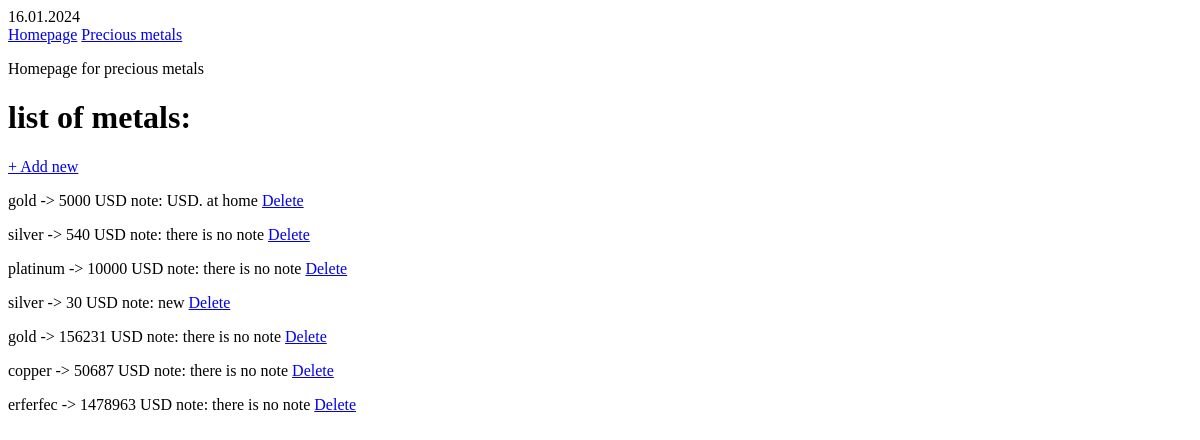
/precious_metal/, run on an earlier commit of the app's database.
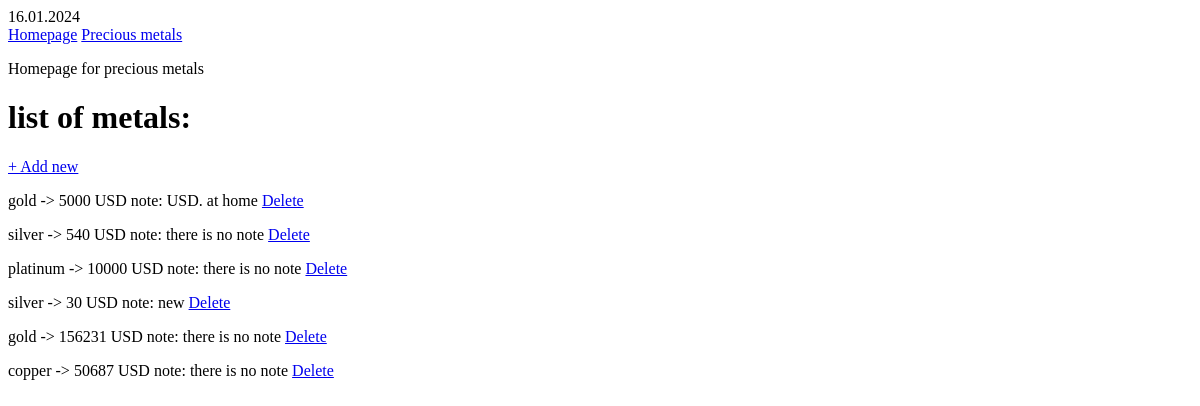
And on a later commit of the database.
### precious_metal/models.py (models this page shows, shortened)
class PreciousMetal(models.Model):
    item = models.CharField(max_length=30)
    value = models.IntegerField()
    note = models.CharField(null=True, blank=True, max_length=255)
    created = models.DateTimeField(auto_now_add=True)

### precious_metal/views.py (the view)
# urls.py: path("", PreciousMetalHomepage.as_view(), name="precious_metal_homepage"),
class PreciousMetalHomepage(ListView): #Listview has probably "objectlist" as original function
    model = PreciousMetal
    template_name = "precious_metal/homepage_precious_metal.html"

### precious_metal/templates/precious_metal/homepage_precious_metal.html (shortened to what this page needs)
{% extends "base/base.html" %}
{% block body %}
<p>Homepage for precious metals</p>
<h1>list of metals:</h1>
<p><a href="{% url "metal_create" %}">+ Add new</a></p>
{% for metal in object_list %}
        <p>{{ metal.item }} -> {{ metal.value }} USD    note:
            {% if metal.note == None %}
                <span>there is no note</span>
            {% else %}
                <span>{{ metal.note }}</span>
            {% endif %}
        <span>
            <a href="{% url "metal_delete" metal.id %}">Delete</a>
        </span>
        </p>
    {% endfor %}
{% endblock body %}

What changed in the data, as far as the page shows it:
removed PreciousMetal: item "erferfec", value "1478963", shows "there is no note"
